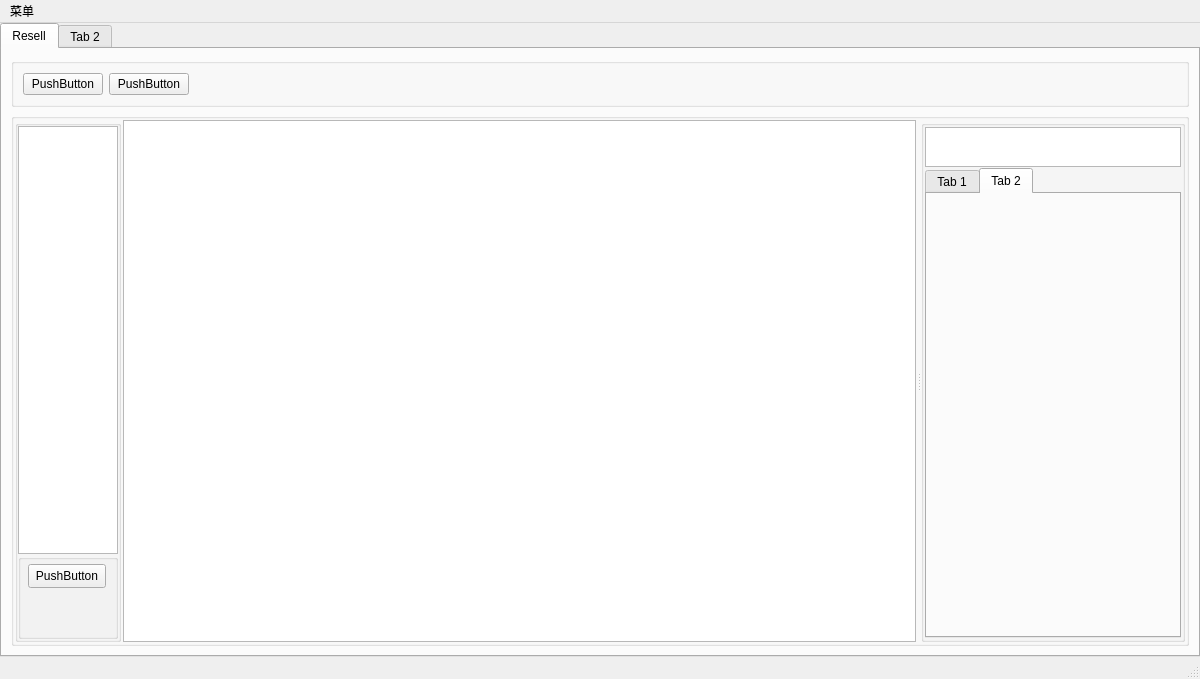
<?xml version="1.0" encoding="UTF-8"?>
<ui version="4.0">
 <class>MainWindow</class>
 <widget class="QMainWindow" name="MainWindow">
  <property name="enabled">
   <bool>true</bool>
  </property>
  <property name="geometry">
   <rect>
    <x>0</x>
    <y>0</y>
    <width>1200</width>
    <height>679</height>
   </rect>
  </property>
  <property name="baseSize">
   <size>
    <width>0</width>
    <height>0</height>
   </size>
  </property>
  <property name="windowTitle">
   <string>EVE_Tool</string>
  </property>
  <widget class="QWidget" name="centralwidget">
   <layout class="QVBoxLayout" name="verticalLayout" stretch="0">
    <property name="spacing">
     <number>0</number>
    </property>
    <property name="sizeConstraint">
     <enum>QLayout::SetDefaultConstraint</enum>
    </property>
    <property name="leftMargin">
     <number>0</number>
    </property>
    <property name="topMargin">
     <number>0</number>
    </property>
    <property name="rightMargin">
     <number>0</number>
    </property>
    <property name="bottomMargin">
     <number>0</number>
    </property>
    <item>
     <widget class="QTabWidget" name="tabWidget_main">
      <property name="currentIndex">
       <number>0</number>
      </property>
      <widget class="QWidget" name="tab_resell">
       <attribute name="title">
        <string>Resell</string>
       </attribute>
       <layout class="QVBoxLayout" name="verticalLayout_2" stretch="0,10">
        <item>
         <widget class="QGroupBox" name="groupBox_tool">
          <property name="title">
           <string/>
          </property>
          <layout class="QHBoxLayout" name="horizontalLayout">
           <item>
            <widget class="QPushButton" name="pushButton">
             <property name="text">
              <string>PushButton</string>
             </property>
            </widget>
           </item>
           <item>
            <widget class="QPushButton" name="pushButton_2">
             <property name="text">
              <string>PushButton</string>
             </property>
            </widget>
           </item>
           <item>
            <spacer name="horizontalSpacer">
             <property name="orientation">
              <enum>Qt::Horizontal</enum>
             </property>
             <property name="sizeHint" stdset="0">
              <size>
               <width>40</width>
               <height>20</height>
              </size>
             </property>
            </spacer>
           </item>
          </layout>
         </widget>
        </item>
        <item>
         <widget class="QGroupBox" name="groupBox_resell">
          <property name="title">
           <string/>
          </property>
          <layout class="QHBoxLayout" name="horizontalLayout_2" stretch="1,10">
           <property name="spacing">
            <number>2</number>
           </property>
           <property name="leftMargin">
            <number>1</number>
           </property>
           <property name="topMargin">
            <number>1</number>
           </property>
           <property name="rightMargin">
            <number>1</number>
           </property>
           <property name="bottomMargin">
            <number>1</number>
           </property>
           <item>
            <widget class="QGroupBox" name="groupBox_tree">
             <property name="sizePolicy">
              <sizepolicy hsizetype="Preferred" vsizetype="Preferred">
               <horstretch>0</horstretch>
               <verstretch>0</verstretch>
              </sizepolicy>
             </property>
             <property name="title">
              <string/>
             </property>
             <layout class="QVBoxLayout" name="verticalLayout_5" stretch="5,1">
              <property name="spacing">
               <number>0</number>
              </property>
              <property name="leftMargin">
               <number>0</number>
              </property>
              <property name="topMargin">
               <number>0</number>
              </property>
              <property name="rightMargin">
               <number>0</number>
              </property>
              <property name="bottomMargin">
               <number>0</number>
              </property>
              <item>
               <widget class="QTreeView" name="treeView_resell">
                <property name="sizePolicy">
                 <sizepolicy hsizetype="Preferred" vsizetype="Expanding">
                  <horstretch>0</horstretch>
                  <verstretch>0</verstretch>
                 </sizepolicy>
                </property>
                <property name="minimumSize">
                 <size>
                  <width>0</width>
                  <height>0</height>
                 </size>
                </property>
               </widget>
              </item>
              <item>
               <widget class="QGroupBox" name="groupBox_tool_left">
                <property name="title">
                 <string/>
                </property>
                <widget class="QPushButton" name="pushButton_3">
                 <property name="geometry">
                  <rect>
                   <x>10</x>
                   <y>10</y>
                   <width>78</width>
                   <height>24</height>
                  </rect>
                 </property>
                 <property name="text">
                  <string>PushButton</string>
                 </property>
                </widget>
               </widget>
              </item>
             </layout>
            </widget>
           </item>
           <item>
            <widget class="QSplitter" name="splitter">
             <property name="lineWidth">
              <number>5</number>
             </property>
             <property name="orientation">
              <enum>Qt::Horizontal</enum>
             </property>
             <property name="handleWidth">
              <number>5</number>
             </property>
             <widget class="QTableView" name="tableView_resell">
              <property name="sizePolicy">
               <sizepolicy hsizetype="Expanding" vsizetype="Expanding">
                <horstretch>200</horstretch>
                <verstretch>0</verstretch>
               </sizepolicy>
              </property>
              <property name="minimumSize">
               <size>
                <width>0</width>
                <height>0</height>
               </size>
              </property>
             </widget>
             <widget class="QGroupBox" name="groupBox_type_detail">
              <property name="title">
               <string/>
              </property>
              <layout class="QVBoxLayout" name="verticalLayout_4" stretch="20,1">
               <property name="spacing">
                <number>1</number>
               </property>
               <property name="leftMargin">
                <number>1</number>
               </property>
               <property name="topMargin">
                <number>1</number>
               </property>
               <property name="rightMargin">
                <number>1</number>
               </property>
               <property name="bottomMargin">
                <number>1</number>
               </property>
               <item>
                <widget class="QTextBrowser" name="textBrowser_type_detail">
                 <property name="maximumSize">
                  <size>
                   <width>16777215</width>
                   <height>40</height>
                  </size>
                 </property>
                </widget>
               </item>
               <item>
                <widget class="QTabWidget" name="tabWidget_type_detail">
                 <property name="currentIndex">
                  <number>1</number>
                 </property>
                 <widget class="QWidget" name="tab_3">
                  <attribute name="title">
                   <string>Tab 1</string>
                  </attribute>
                 </widget>
                 <widget class="QWidget" name="tab_4">
                  <attribute name="title">
                   <string>Tab 2</string>
                  </attribute>
                 </widget>
                </widget>
               </item>
              </layout>
             </widget>
            </widget>
           </item>
          </layout>
         </widget>
        </item>
       </layout>
      </widget>
      <widget class="QWidget" name="tab_2">
       <attribute name="title">
        <string>Tab 2</string>
       </attribute>
       <layout class="QVBoxLayout" name="verticalLayout_3"/>
      </widget>
     </widget>
    </item>
   </layout>
  </widget>
  <widget class="QMenuBar" name="menubar">
   <property name="geometry">
    <rect>
     <x>0</x>
     <y>0</y>
     <width>1200</width>
     <height>25</height>
    </rect>
   </property>
   <widget class="QMenu" name="menu">
    <property name="title">
     <string>菜单</string>
    </property>
   </widget>
   <addaction name="menu"/>
  </widget>
  <widget class="QStatusBar" name="statusbar"/>
  <action name="action3">
   <property name="text">
    <string>3</string>
   </property>
  </action>
 </widget>
 <resources/>
 <connections/>
</ui>
